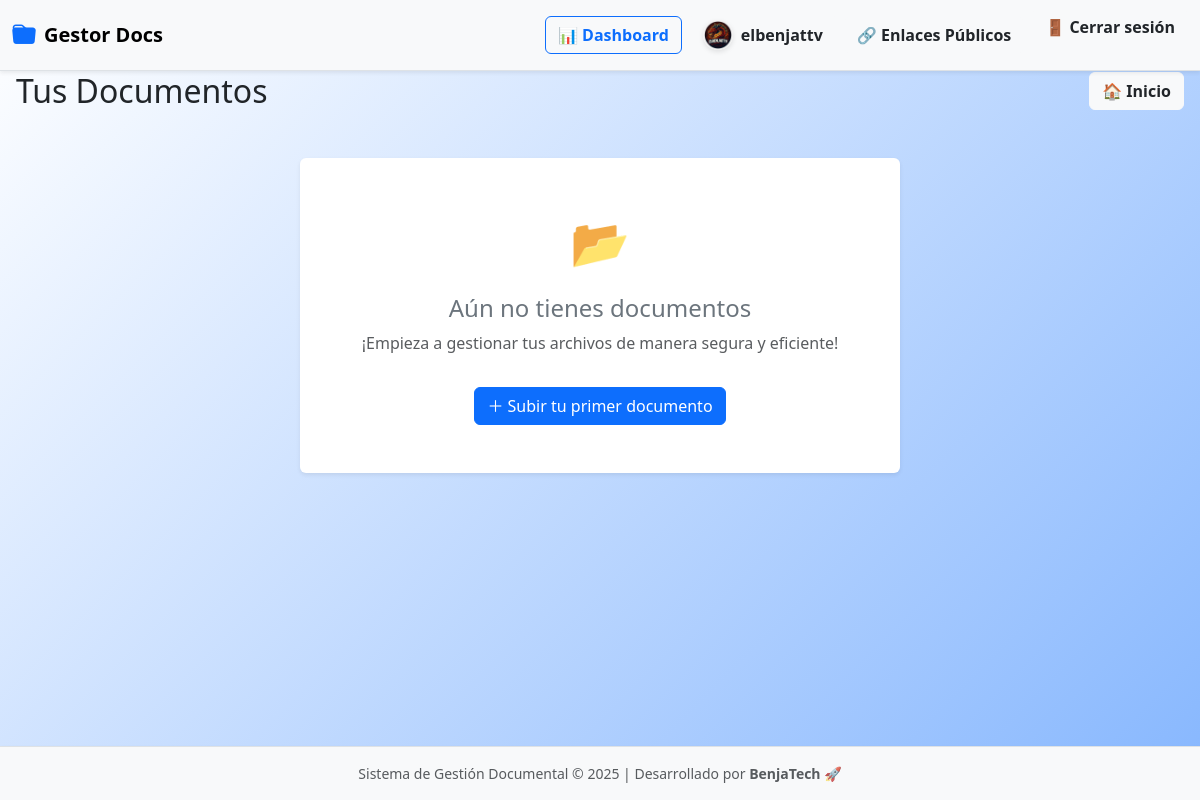
/lista/ (signed in), run on an earlier commit of the app's database.
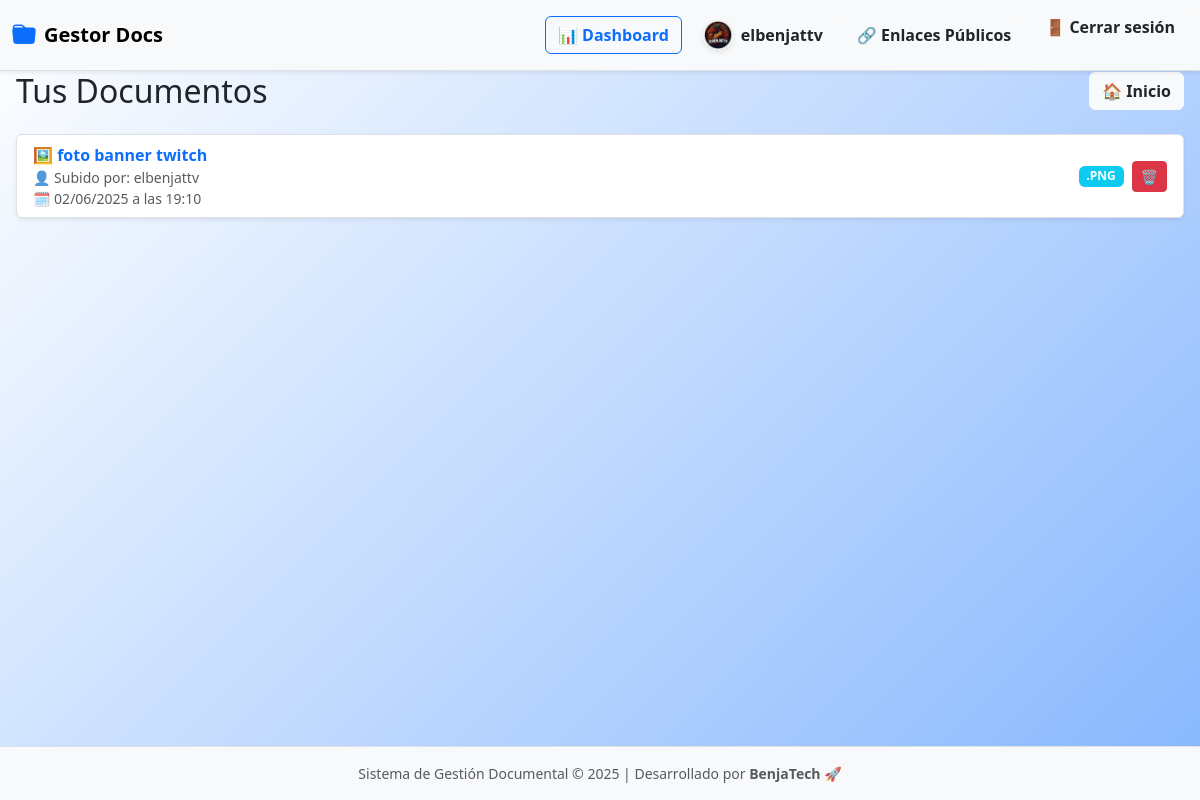
And on a later commit of the database.
### documentos/models.py (models this page shows)
class Documento(models.Model):
    nombre = models.CharField(max_length=200)
    archivo = models.FileField(upload_to='documentos/')
    etiquetas = models.CharField(max_length=100, blank=True)
    fecha_subida = models.DateTimeField(auto_now_add=True)
    usuario = models.ForeignKey(User, on_delete=models.CASCADE)
    enlace_publico = models.UUIDField(default=uuid.uuid4, unique=True, editable=False, null=True, blank=True)
    expiracion_enlace = models.DateTimeField(blank=True, null=True)
    fecha_expiracion = models.DateTimeField(null=True, blank=True)
    activo = models.BooleanField(default=True)

### documentos/views.py (the view)
# urls.py: path('lista/', views.listar_documentos, name='lista'),
@login_required
def listar_documentos(request):
    if request.user.is_superuser:
        documentos = Documento.objects.all()
    else:
        documentos = Documento.objects.filter(usuario=request.user)
    for doc in documentos:
        if doc.etiquetas:
            doc.etiquetas_lista = [e.strip() for e in doc.etiquetas.split(',')]
        else:
            doc.etiquetas_lista = []
    return render(request, 'documentos/lista.html', {'documentos': documentos})

### documentos/templates/documentos/lista.html (shortened to what this page needs)
{% extends 'documentos/base.html' %}
{% load etiquetas_tags %}
{% block body_class %}dashboard-personal{% endblock %}
{% block content %}
<div class="header d-flex justify-content-between align-items-center flex-wrap gap-3 mb-4">
  <h2 class="mb-0">Tus Documentos </h2>
  <a href="{% url 'documentos:home' %}" class="btn btn-light text-dark fw-semibold d-flex align-items-center justify-content-center">🏠 Inicio</a>
</div>
{% if documentos %}
  <ul class="list-group shadow-sm">
    {% for doc in documentos %}
      <li id="doc-{{ doc.id }}" class="list-group-item d-flex justify-content-between align-items-center flex-wrap gap-3">
        <div class="flex-grow-1">
          {% with ext=doc.archivo.name|slice:"-4:"|lower %}
            {% if ext == ".pdf" %}
              📄
            {% elif ext == ".doc" or ext == "docx" %}
              📝
            {% elif ext == ".xls" or ext == "xlsx" %}
              📊
            {% elif ext == ".png" or ext == ".jpg" %}
              🖼️
            {% else %}
              📁
            {% endif %}
          {% endwith %}
          <a href="{% url 'documentos:previsualizar' doc.id %}" class="fw-semibold text-decoration-none text-primary">
            {{ doc.nombre }}
          </a>
          <br>
          <small class="text-muted">👤 Subido por: {{ doc.usuario.username }}</small><br>
          <small class="text-muted">🗓️ {{ doc.fecha_subida|date:"d/m/Y" }} a las {{ doc.fecha_subida|date:"H:i" }}</small>
        </div>
        <div class="d-flex align-items-center gap-2">
          {% with ext=doc.archivo.name|slice:"-4:"|upper %}
            {% if ext == ".PDF" %}
              <span class="badge bg-danger">{{ ext }}</span>
            {% elif ext == ".JPG" or ext == ".PNG" %}
              <span class="badge bg-info">{{ ext }}</span>
            {% elif ext == ".DOC" or ext == "XLSX" %}
              <span class="badge bg-warning text-dark">{{ ext }}</span>
            {% else %}
              <span class="badge bg-dark">{{ ext }}</span>
            {% endif %}
          {% endwith %}
          <button class="btn btn-sm btn-danger"
                  data-bs-toggle="modal"
                  data-bs-target="#confirmDeleteModal"
                  onclick="prepareDelete({{ doc.id }}, '{{ doc.nombre|escapejs }}')"
                  title="Eliminar documento">
            🗑️
          </button>
        </div>
      </li>
    {% endfor %}
  </ul>
{% else %}
  <div class="text-center p-5 bg-white rounded shadow-sm mt-5" style="max-width: 600px; margin: auto;">
    <div style="font-size: 48px; color: #6c757d;">📂</div>
    <h4 class="mt-3 text-secondary">Aún no tienes documentos</h4>
    <p class="text-muted">¡Empieza a gestionar tus archivos de manera segura y eficiente!</p>
    <a href="{% url 'documentos:subir' %}" class="btn btn-primary mt-3">
      ＋ Subir tu primer documento
    </a>
  </div>
{% endif %}
<div class="toast-container position-fixed bottom-0 end-0 p-3">
</div>
{% endblock %}

What changed in the data, as far as the page shows it:
added Documento: nombre "foto banner twitch", usuario.username "elbenjattv", fecha_subida "02/06/2025", fecha_subida "19:10", archivo ".PNG"
Also different on the page:
text no longer shown: "📂 Aún no tienes documentos ¡Empieza a gestionar tus archivos de manera segura y eficiente! ＋ Subir tu primer documento"
